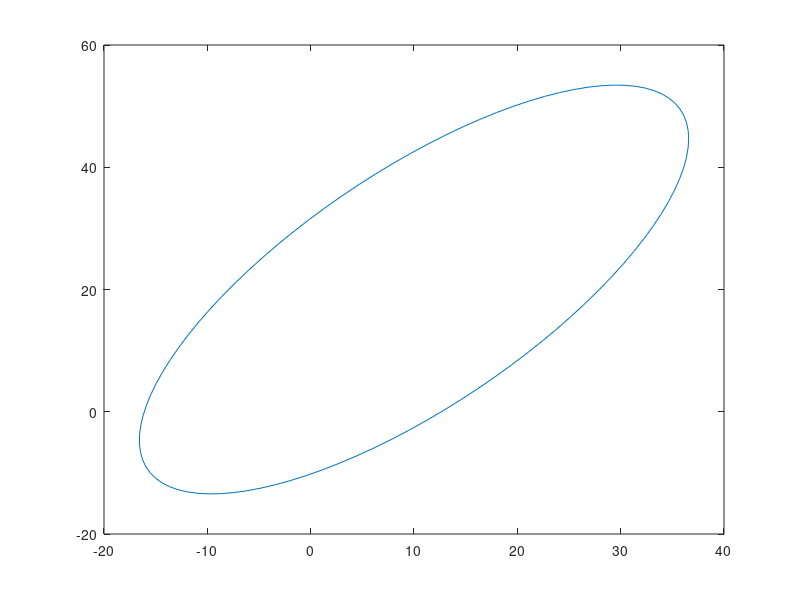

This figure's MATLAB source:
theta_grid = linspace(0,2*pi);
phi = 45 * 180 / pi;
X0=10;
Y0=20;
a=40;
b=15;

% the ellipse in x and y coordinates centered at 0
ellipse_x_r = a * cos( theta_grid );
ellipse_y_r = b * sin( theta_grid );

% Define a rotation matrix
R = [ cos(phi) sin(phi); -sin(phi) cos(phi) ];
n = length(ellipse_x_r);

% let's rotate the ellipse to some angle phii and then translate it to (X0, Y0)
r_ellipse = R * [ellipse_x_r; ellipse_y_r] + repmat([X0; Y0], [1, n]);

plot(r_ellipse(1,:),r_ellipse(2,:))